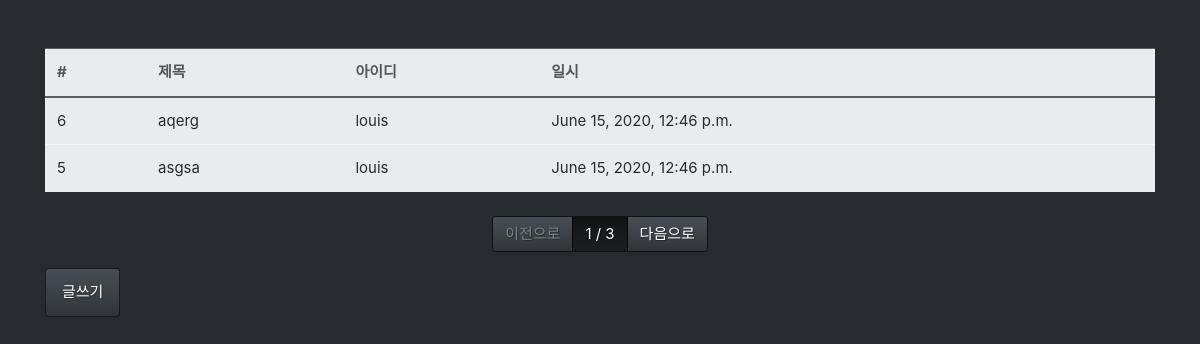
Before: /board/list/ with the older database file.
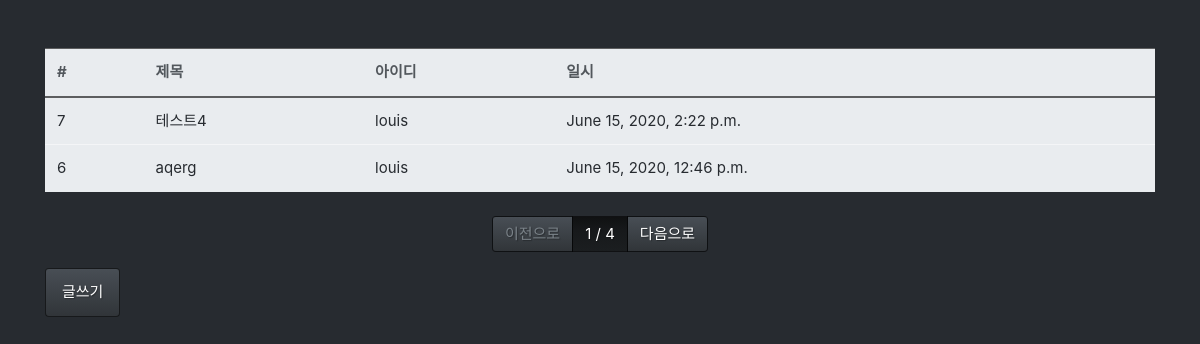
After: the same page with the newer database file.
### board/models.py (models this page shows, shortened)
class Board(models.Model):
    title = models.CharField(max_length=128, verbose_name='제목')
    contents = models.TextField(verbose_name='내용')
    writer = models.ForeignKey(
        "user.User", verbose_name='작성자', on_delete=models.CASCADE)
    tags = models.ManyToManyField('tag.Tag', verbose_name='태그')
    registered_dttm = models.DateTimeField(
        auto_now_add=True, verbose_name='등록시간')
    class Meta:
        db_table = 'board'
        verbose_name = '게시글'
        verbose_name_plural = '게시글'

### user/models.py (models this page shows)
class User(models.Model):
    username = models.CharField(max_length=30, verbose_name='사용자명')
    email = models.EmailField(max_length=254, verbose_name='이메일')
    password = models.CharField(max_length=20, verbose_name='비밀번호')
    registered_date_time = models.DateTimeField(
        auto_now_add=True, verbose_name='등록시간')
    def __str__(self):
        return self.username
    class Meta:
        db_table = 'user'
        verbose_name = '사용자'
        verbose_name_plural = '사용자'

### board/views.py (the view)
# urls.py: path('list/', views.board_list),
def board_list(request):
    all_boards = Board.objects.all().order_by('-id')
    page = int(request.GET.get('p', 1))
    paginator = Paginator(all_boards, 2)
    boards = paginator.get_page(page)
    return render(request, 'board_list.html', {'boards': boards})

### board/templates/board_list.html
{% extends "base.html" %}
{% block contents %}
<div class="row mt-5">
    <div class="col-12">
        <table class="table table-light">
            <thead class="thead-light">
                <tr>
                    <th>#</th>
                    <th>제목</th>
                    <th>아이디</th>
                    <th>일시</th>
                </tr>
            </thead>
            <tbody class="text-dark">
                {% for board in boards %}
                <tr onclick="location.href='/board/detail/{{ board.id }}/'">
                    <td>{{ board.id }}</td>
                    <td>{{ board.title }}</td>
                    <td>{{ board.writer }}</td>
                    <td>{{ board.registered_dttm }}</td>
                </tr>
                {% endfor %}
            </tbody>
        </table>
    </div>
</div>
<div class="row mt-2">
    <div class="col-12">
        <nav>
            <ul class="pagination justify-content-center">
                {% if boards.has_previous %}
                <li class="page-item">
                    <a href="?p={{ boards.previous_page_number }}" class="page-link">이전으로</a>
                </li>
                {% else %}
                <li class="page-item disabled">
                    <a href="#" class="page-link">이전으로</a>
                </li>
                {% endif%}
                <li class="page-item active">
                    <a href="#" class="page-link">{{ boards.number }} / {{ boards.paginator.num_pages }}</a>
                </li>
                {% if boards.has_next %}
                <li class="page-item">
                    <a href="?p={{ boards.next_page_number }}" class="page-link">다음으로</a>
                </li>
                {% else %}
                <li class="page-item disabled">
                    <a href="#" class="page-link">다음으로</a>
                </li>
                {% endif %}
            </ul>
        </nav>
    </div>
</div>
<div class="row">
    <div class="col-12">
        <button class="btn btn-primary" onclick="location.href='/board/write/'">글쓰기</button>
    </div>
</div>
{% endblock %}

Changed rows visible on the page:
no longer on this page (row unchanged): Board: id "5", title "asgsa", writer "louis", registered_dttm "June 15, 2020, 12:46 p.m."
added Board: id "7", title "테스트4", writer "louis", registered_dttm "June 15, 2020, 2:22 p.m."
Other visible differences:
{{ boards.paginator.num_pages }}: "3" → "4"
